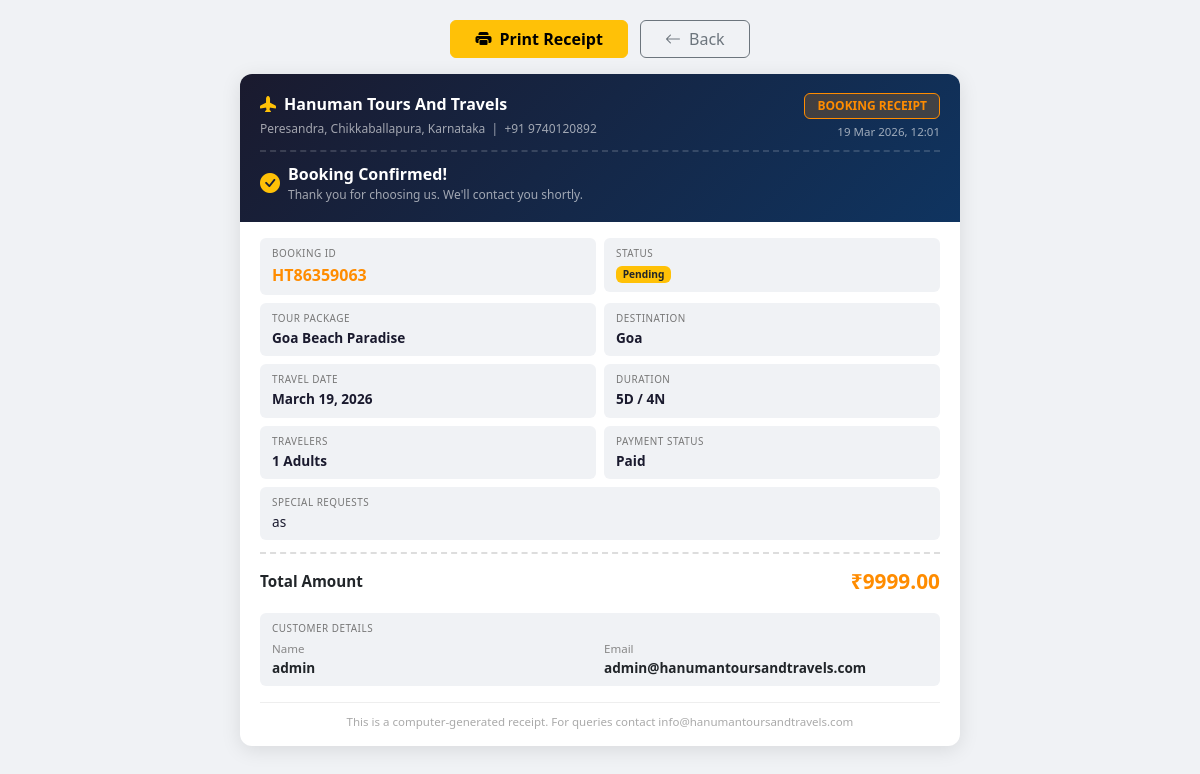
The page /bookings/print/HT86359063/ (signed in) on the database its author committed.
### bookings/models.py (models this page shows, shortened)
class Booking(models.Model):
    STATUS_CHOICES = [
        ('pending', 'Pending'),
        ('confirmed', 'Confirmed'),
        ('cancelled', 'Cancelled'),
        ('completed', 'Completed'),
    ]
    PAYMENT_STATUS = [
        ('unpaid', 'Unpaid'),
        ('partial', 'Partial'),
        ('paid', 'Paid'),
        ('refunded', 'Refunded'),
    ]
    booking_id = models.CharField(max_length=20, unique=True, editable=False)
    user = models.ForeignKey(User, on_delete=models.CASCADE, related_name='bookings')
    tour = models.ForeignKey(TourPackage, on_delete=models.CASCADE, related_name='bookings')
    travel_date = models.DateField()
    num_adults = models.PositiveIntegerField(default=1)
    num_children = models.PositiveIntegerField(default=0)
    total_amount = models.DecimalField(max_digits=12, decimal_places=2)
    status = models.CharField(max_length=20, choices=STATUS_CHOICES, default='pending')
    payment_status = models.CharField(max_length=20, choices=PAYMENT_STATUS, default='unpaid')
    payment_id = models.CharField(max_length=200, blank=True)
    special_requests = models.TextField(blank=True)
    created_at = models.DateTimeField(auto_now_add=True)
    updated_at = models.DateTimeField(auto_now=True)
    class Meta:
        ordering = ['-created_at']

### tours/models.py (models this page shows, shortened)
class TourPackage(models.Model):
    DIFFICULTY_CHOICES = [
        ('easy', 'Easy'),
        ('moderate', 'Moderate'),
        ('challenging', 'Challenging'),
    ]
    TYPE_CHOICES = [
        ('adventure', 'Adventure'),
        ('cultural', 'Cultural'),
        ('religious', 'Religious'),
        ('beach', 'Beach'),
        ('hill', 'Hill Station'),
        ('wildlife', 'Wildlife'),
        ('honeymoon', 'Honeymoon'),
        ('family', 'Family'),
    ]
    title = models.CharField(max_length=300)
    slug = models.SlugField(unique=True)
    destination = models.ForeignKey(Destination, on_delete=models.CASCADE, related_name='packages')
    tour_type = models.CharField(max_length=50, choices=TYPE_CHOICES, default='cultural')
    difficulty = models.CharField(max_length=20, choices=DIFFICULTY_CHOICES, default='easy')
    description = models.TextField()
    highlights = models.TextField(help_text='One highlight per line')
    duration_days = models.PositiveIntegerField()
    duration_nights = models.PositiveIntegerField()
    price_per_person = models.DecimalField(max_digits=10, decimal_places=2)
    discounted_price = models.DecimalField(max_digits=10, decimal_places=2, null=True, blank=True)
    max_group_size = models.PositiveIntegerField(default=20)
    min_age = models.PositiveIntegerField(default=5)
    thumbnail = models.ImageField(upload_to='tours/thumbnails/', blank=True)
    thumbnail_url = models.URLField(blank=True, help_text='Auto-filled image URL (used when no file is uploaded)')
    is_featured = models.BooleanField(default=False)
    is_active = models.BooleanField(default=True)
    created_at = models.DateTimeField(auto_now_add=True)
    class Meta:
        ordering = ['-created_at']

### core/models.py (models this page shows, shortened)
class Destination(models.Model):
    name = models.CharField(max_length=200)
    slug = models.SlugField(unique=True)
    country = models.CharField(max_length=100)
    state = models.CharField(max_length=100, blank=True)
    description = models.TextField()
    image = models.ImageField(upload_to='destinations/', blank=True)
    is_popular = models.BooleanField(default=False)
    created_at = models.DateTimeField(auto_now_add=True)
    _FALLBACK_MAP = {
        'baba budangiri':     '/static/images/WebSites Images Travels/Baba Budangiri.jpg',
        'belur':              '/static/images/WebSites Images Travels/Beluru.jpg',
        'chikkamagaluru':     '/static/images/WebSites Images Travels/Chikkamanglore.png',
        'eramala':            '/static/images/WebSites Images Travels/Eramale.jpg',
        'gokarna':            '/static/images/WebSites Images Travels/Gokarna.webp',
        'guruvayur':          '/static/images/WebSites Images Travels/Guruwire.webp',
        'halebidu':           '/static/images/WebSites Images Travels/Halebedu.webp',
        'hajmala':            '/static/images/WebSites Images Travels/Horanadu.webp',
        'honnavar':           '/static/images/WebSites Images Travels/Honnavara.jpg',
        'horanadu':           '/static/images/WebSites Images Travels/Horanadu.webp',
        'jatayu':             '/static/images/WebSites Images Travels/Jatayu Park.avif',
        'jog':                '/static/images/WebSites Images Travels/JogFals.jpeg',
        'kanyakumari':        '/static/images/WebSites Images Travels/kanyakumari.webp',
        'kolambiya':          '/static/images/WebSites Images Travels/Kolambiya Beach.jpg',
        'kudremukh':          '/static/images/WebSites Images Travels/Kudure Mukha.avif',
        'kudure':             '/static/images/WebSites Images Travels/Kudure Mukha.avif',
        'kukke':              '/static/images/WebSites Images Travels/Kuke.webp',
        'madurai':            '/static/images/WebSites Images Travels/Madurai.jpg',
        'malpe':              '/static/images/WebSites Images Travels/Malphe Beach.JPG',
        'maruvantha':         '/static/images/WebSites Images Travels/Maruvantha Beach.jpg',
        'mullayanagiri':      '/static/images/WebSites Images Travels/Mullaingiri Betta.jpg',
        'mullaingiri':        '/static/images/WebSites Images Travels/Mullaingiri Betta.jpg',
        'om beach':           '/static/images/WebSites Images Travels/Om Beach.jpg',
        'palani':             '/static/images/WebSites Images Travels/Palni.jpg',
        'palni':              '/static/images/WebSites Images Travels/Palni.jpg',
        'pampa':              '/static/images/WebSites Images Travels/Pampa.jpg',
        'rameswaram':         '/static/images/WebSites Images Travels/Rameswaram.webp',
        'sabarimala':         '/static/images/WebSites Images Travels/Sabarimale.avif',
        'sakleshpur':         '/static/images/WebSites Images Travels/Sakaleswara.jpg',
        'sigandur':           '/static/images/WebSites Images Travels/Sigandhur.jpg',
        'thiruvananthapuram': '/static/images/WebSites Images Travels/Trivenrum.jpg',
        'trivandrum':         '/static/images/WebSites Images Travels/Trivenrum.jpg',
        'udupi':              '/static/images/WebSites Images Travels/Udupi.jpg',
        'goa':                'https://images.unsplash.com/photo-1512343879784-a960bf40e7f2?w=600&q=80',
        'kerala':             'https://images.unsplash.com/photo-1602216056096-3b40cc0c9944?w=600&q=80',
        'rajasthan':          '/static/images/WebSites Images Travels/Rajasthan.webp',
        'jaipur':             '/static/images/WebSites Images Travels/Rajasthan.webp',
        'jodhpur':            '/static/images/WebSites Images Travels/Rajasthan.webp',
        'udaipur':            '/static/images/WebSites Images Travels/Rajasthan.webp',
        'manali':             'https://images.unsplash.com/photo-1626621341517-bbf3d9990a23?w=600&q=80',
        'himachal':           'https://images.unsplash.com/photo-1626621341517-bbf3d9990a23?w=600&q=80',
        'shimla':             'https://images.unsplash.com/photo-1597074866923-dc0589150358?w=600&q=80',
        'andaman':            'https://images.unsplash.com/photo-1507525428034-b723cf961d3e?w=600&q=80',
        'varanasi':           'https://images.unsplash.com/photo-1570168007204-dfb528c6958f?w=600&q=80',
        'agra':               'https://images.unsplash.com/photo-1548013146-72479768bada?w=600&q=80',
        'taj mahal':          'https://images.unsplash.com/photo-1548013146-72479768bada?w=600&q=80',
        'delhi':              'https://images.unsplash.com/photo-1548013146-72479768bada?w=600&q=80',
        'kashmir':            'https://images.unsplash.com/photo-1566837945700-30057527ade0?w=600&q=80',
        'ladakh':             'https://images.unsplash.com/photo-1558618666-fcd25c85cd64?w=600&q=80',
        'ooty':               'https://images.unsplash.com/photo-1506905925346-21bda4d32df4?w=600&q=80',
        'wayanad':            'https://images.unsplash.com/photo-1602216056096-3b40cc0c9944?w=600&q=80',
        'kollam':             'https://images.unsplash.com/photo-1507525428034-b723cf961d3e?w=600&q=80',
        'murudeshwar':        '/static/images/WebSites Images Travels/Murudeshwar Temple & Beach.webp',
    }
    _DEFAULT_IMAGE = 'https://images.unsplash.com/photo-1506905925346-21bda4d32df4?w=600&q=80'
    class Meta:
        ordering = ['name']

### bookings/views.py (the view)
# urls.py: path('print/<str:booking_id>/', views.booking_print, name='booking_print'),
@login_required
def booking_print(request, booking_id):
    booking = get_object_or_404(Booking, booking_id=booking_id, user=request.user)
    return render(request, 'bookings/booking_print.html', {'booking': booking})

### core/context_processors.py (called while the page is built)
def site_context(request):
    return {
        'SITE_NAME': settings.SITE_NAME,
        'SITE_TAGLINE': settings.SITE_TAGLINE,
        'SITE_PHONE': settings.SITE_PHONE,
        'SITE_EMAIL': settings.SITE_EMAIL,
        'SITE_ADDRESS': settings.SITE_ADDRESS,
        'WHATSAPP_NUMBER': settings.WHATSAPP_NUMBER,
    }

### templates/bookings/booking_print.html (shortened to what this page needs)
<!DOCTYPE html>
<html lang="en">
<head>
    <link href="https://cdn.jsdelivr.net/npm/bootstrap@5.3.2/dist/css/bootstrap.min.css" rel="stylesheet">
    <link href="https://cdn.jsdelivr.net/npm/bootstrap-icons@1.11.3/font/bootstrap-icons.css" rel="stylesheet">
</head>
<body>
<div class="no-print text-center mb-3">
    <button onclick="window.print()" class="btn btn-warning fw-bold px-4 me-2">
        <i class="bi bi-printer-fill me-2"></i>Print Receipt
    </button>
    <a href="{% url 'booking_detail' booking.booking_id %}" class="btn btn-outline-secondary px-4">
        <i class="bi bi-arrow-left me-2"></i>Back
    </a>
</div>
<div class="receipt-wrapper">
    <div class="receipt-header">
        <div class="d-flex justify-content-between align-items-start flex-wrap gap-2">
            <div>
                <div class="d-flex align-items-center gap-2 mb-1">
                    <i class="bi bi-airplane-fill text-warning"></i>
                    <span class="fw-bold fs-6">Hanuman Tours And Travels</span>
                </div>
                <div style="color:rgba(255,255,255,0.6);font-size:0.75rem;">
                    Peresandra, Chikkaballapura, Karnataka &nbsp;|&nbsp; +91 9740120892
                </div>
            </div>
            <div class="text-end">
                <div class="receipt-badge">BOOKING RECEIPT</div>
                <div style="color:rgba(255,255,255,0.6);font-size:0.72rem;margin-top:4px;">
                    {{ booking.created_at|date:"d M Y, H:i" }}
                </div>
            </div>
        </div>
        <div class="divider" style="border-color:rgba(255,255,255,0.15);margin:10px 0;"></div>
        <div class="d-flex align-items-center gap-2">
            <i class="bi bi-check-circle-fill text-warning fs-5"></i>
            <div>
                <div class="fw-bold">Booking Confirmed!</div>
                <div style="color:rgba(255,255,255,0.6);font-size:0.75rem;">Thank you for choosing us. We'll contact you shortly.</div>
            </div>
        </div>
    </div>
    <div style="padding:16px 20px;">
        <div class="row g-2 mb-2">
            <div class="col-6">
                <div class="info-box">
                    <div class="lbl">Booking ID</div>
                    <div class="val text-orange" style="font-size:1rem;">{{ booking.booking_id }}</div>
                </div>
            </div>
            <div class="col-6">
                <div class="info-box">
                    <div class="lbl">Status</div>
                    <div class="val">
                        <span class="badge bg-{% if booking.status == 'confirmed' %}success{% elif booking.status == 'cancelled' %}danger{% elif booking.status == 'completed' %}info{% else %}warning text-dark{% endif %}">
                            {{ booking.get_status_display }}
                        </span>
                    </div>
                </div>
            </div>
        </div>
        <div class="row g-2 mb-2">
            <div class="col-6">
                <div class="info-box">
                    <div class="lbl">Tour Package</div>
                    <div class="val">{{ booking.tour.title }}</div>
                </div>
            </div>
            <div class="col-6">
                <div class="info-box">
                    <div class="lbl">Destination</div>
                    <div class="val">{{ booking.tour.destination.name }}</div>
                </div>
            </div>
            <div class="col-6">
                <div class="info-box">
                    <div class="lbl">Travel Date</div>
                    <div class="val">{{ booking.travel_date }}</div>
                </div>
            </div>
            <div class="col-6">
                <div class="info-box">
                    <div class="lbl">Duration</div>
                    <div class="val">{{ booking.tour.duration_days }}D / {{ booking.tour.duration_nights }}N</div>
                </div>
            </div>
            <div class="col-6">
                <div class="info-box">
                    <div class="lbl">Travelers</div>
                    <div class="val">{{ booking.num_adults }} Adults{% if booking.num_children %}, {{ booking.num_children }} Children{% endif %}</div>
                </div>
            </div>
            <div class="col-6">
                <div class="info-box">
                    <div class="lbl">Payment Status</div>
                    <div class="val">{{ booking.get_payment_status_display }}</div>
                </div>
            </div>
        </div>
        {% if booking.special_requests %}
        <div class="info-box mb-2">
            <div class="lbl">Special Requests</div>
            <div class="val" style="font-weight:400;">{{ booking.special_requests }}</div>
        </div>
        {% endif %}
        <div class="divider"></div>
        <div class="d-flex justify-content-between align-items-center mb-3">
            <span class="fw-bold" style="font-size:0.95rem;">Total Amount</span>
            <span class="fw-bold text-orange" style="font-size:1.3rem;">₹{{ booking.total_amount }}</span>
        </div>
        <div class="info-box mb-2">
            <div class="lbl mb-1">Customer Details</div>
            <div class="row g-2">
                <div class="col-6">
                    <div style="font-size:0.72rem;color:#888;">Name</div>
                    <div class="fw-semibold" style="font-size:0.85rem;">{{ booking.user.get_full_name|default:booking.user.username }}</div>
                </div>
                <div class="col-6">
                    <div style="font-size:0.72rem;color:#888;">Email</div>
                    <div class="fw-semibold" style="font-size:0.85rem;">{{ booking.user.email }}</div>
                </div>
            </div>
        </div>
        <div class="text-center mt-3" style="font-size:0.72rem;color:#aaa;border-top:1px solid #eee;padding-top:10px;">
            This is a computer-generated receipt. For queries contact info@hanumantoursandtravels.com
        </div>
    </div>
</div>
</body>
</html>

### templates/bookings/booking_print.html (style rules this page uses)
* { -webkit-print-color-adjust: exact !important; print-color-adjust: exact !important; }
body { font-family: 'Segoe UI', sans-serif; background: #fff; margin: 0; padding: 0; }
.receipt-header { background: linear-gradient(135deg, #1a1a2e, #0f3460) !important; color: #fff; padding: 18px 20px; }
.receipt-badge { background: rgba(255,140,0,0.2); border: 1px solid #ff8c00; color: #ff8c00; border-radius: 6px; padding: 3px 12px; font-size: 0.75rem; font-weight: 700; display: inline-block; }
.info-box { background: #f0f2f5 !important; border-radius: 6px; padding: 8px 12px; }
.info-box .lbl { font-size: 0.62rem; color: #777; text-transform: uppercase; letter-spacing: 0.5px; }
.info-box .val { font-weight: 700; color: #1a1a2e; font-size: 0.85rem; margin-top: 2px; }
.divider { border-top: 2px dashed #ddd; margin: 12px 0; }
.text-orange { color: #ff8c00 !important; }
.no-print { display: none; }
@media screen { body { background: #f0f2f5; padding: 20px; } }
@media screen { .receipt-wrapper { max-width: 720px; margin: 0 auto; background: #fff; border-radius: 12px; overflow: hidden; box-shadow: 0 4px 20px rgba(0,0,0,0.1); } }
@media screen { .no-print { display: block; } }

### rows shown on the page
Booking: created_at "19 Mar 2026, 12:01", booking_id "HT86359063", status "Pending", tour "Goa Beach Paradise", tour.destination.name "Goa", travel_date "March 19, 2026", tour.duration_days "5", tour.duration_nights "4", num_adults "1", payment_status "Paid", special_requests "as", total_amount "9999.00", user.get_full_name "admin", user.email "admin@hanumantoursandtravels.com"
